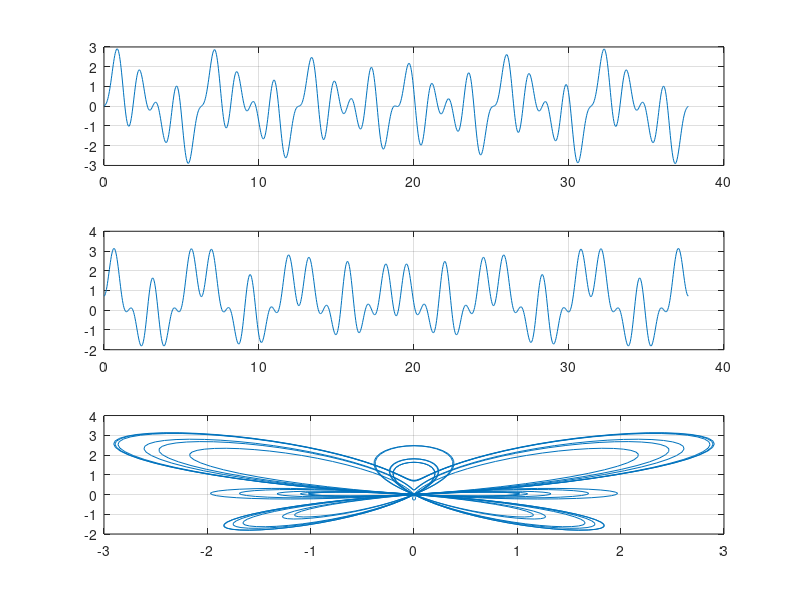

MATLAB code for this plot:
t=0:0.01*pi:12*pi;
z=cos(t);
x=sin(t) .* (exp(z)-2.*cos(4.*t)-(sin(t/12)).^5);
y=z .* (exp(z)-2.*cos(4.*t)-(sin(t/12)).^5);
subplot(3,1,1)
plot (t,x)
grid on
box on
subplot(3,1,2)
plot (t,y)
grid on
box on
subplot(3,1,3)
plot (x,y)
grid on
box on